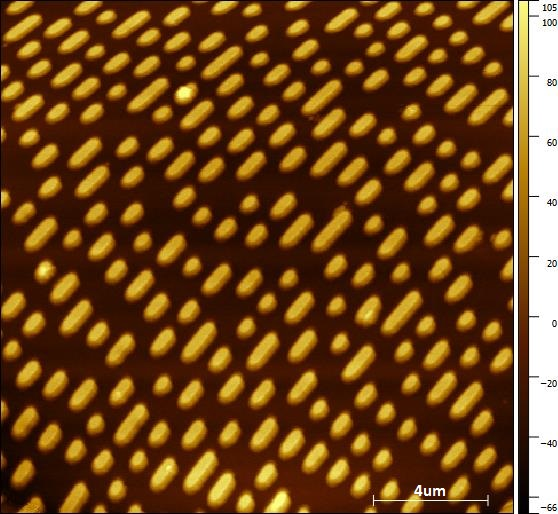
#> input picture 20151214_IC6dsLeverVia_TopoFwd.jpg, 558 x 514 px
$ jupyter execute --allow-errors 'Group project sketch code.ipynb'
#> lines starting #> are read from the running program, lines starting #| are printed output that depends on the picture
[cell 1]
import pandas as pd
import numpy as np
import matplotlib.pyplot as plt
import matplotlib.image as mpimg

[cell 2]
img=mpimg.imread('20151214_IC6dsLeverVia_TopoFwd.jpg')
#> img is the input picture: shape (514, 558, 3); mean R, G, B 109.8, 69, 25.6

[cell 3]
plt.figure(figsize=(10,10))
imgplot = plt.imshow(img)
plt.axis('off')

[cell 4]
from skimage.data import camera
from skimage.filters import roberts, sobel, sobel_h, sobel_v, scharr, \
    scharr_h, scharr_v, prewitt, prewitt_v, prewitt_h, farid_v, farid_h

image = camera()
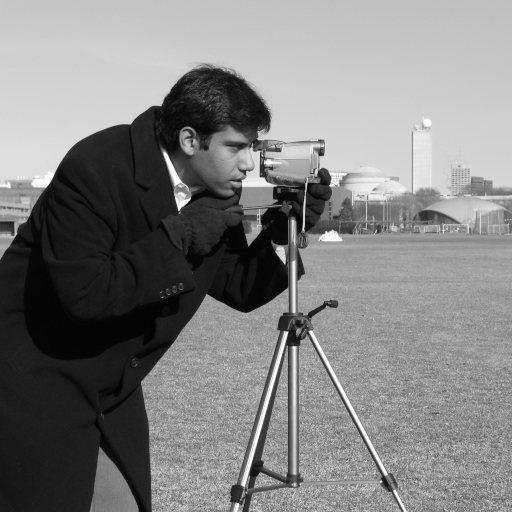
#> input picture skimage.data.camera(), 512 x 512 px
#> image is the input picture: shape (512, 512); min 0, max 255, mean 129.1
edge_roberts = roberts(image)
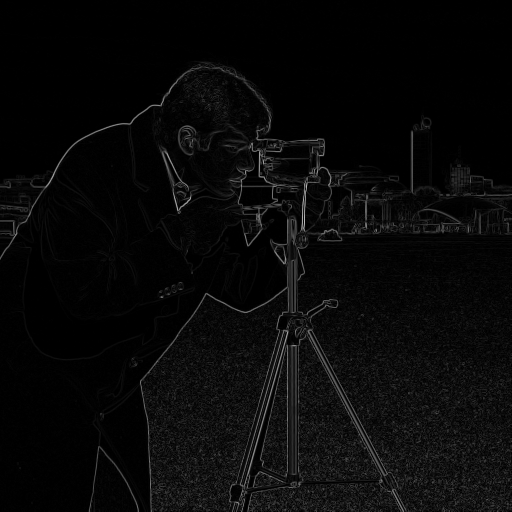
#> edge_roberts: shape (512, 512) float64; min 0, max 0.731, mean 0.0358
edge_sobel = sobel(image)

fig, ax = plt.subplots(ncols=2, sharex=True, sharey=True,
                       figsize=(8, 4))

ax[0].imshow(edge_roberts, cmap=plt.cm.gray)
ax[0].set_title('Roberts Edge Detection')

ax[1].imshow(edge_sobel, cmap=plt.cm.gray)
ax[1].set_title('Sobel Edge Detection')

for a in ax:
    a.axis('off')

plt.tight_layout()
plt.show()
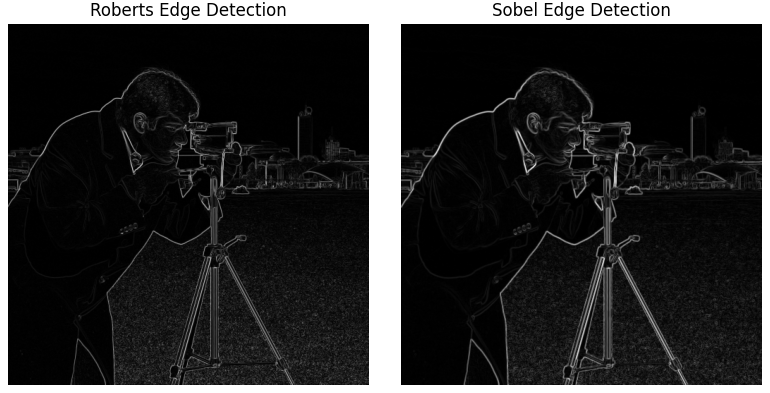
#> figure drawn by matplotlib, 2 panels

[cell 5]
import numpy as np
import matplotlib.pyplot as plt
from scipy import ndimage as ndi

from skimage import feature


# Generate noisy image of a square
im = np.zeros((128, 128))
im[32:-32, 32:-32] = 1

im = ndi.rotate(im, 15, mode='constant')
im = ndi.gaussian_filter(im, 4)
im += 0.2 * np.random.random(im.shape)

# Compute the Canny filter for two values of sigma
edges1 = feature.canny(im)
edges2 = feature.canny(im, sigma=3)

# display results
fig, (ax1, ax2, ax3) = plt.subplots(nrows=1, ncols=3, figsize=(8, 3),
                                    sharex=True, sharey=True)

ax1.imshow(im, cmap=plt.cm.gray)
ax1.axis('off')
ax1.set_title('noisy image', fontsize=20)

ax2.imshow(edges1, cmap=plt.cm.gray)
ax2.axis('off')
ax2.set_title(r'Canny filter, $\sigma=1$', fontsize=20)

ax3.imshow(edges2, cmap=plt.cm.gray)
ax3.axis('off')
ax3.set_title(r'Canny filter, $\sigma=3$', fontsize=20)

fig.tight_layout()

plt.show()
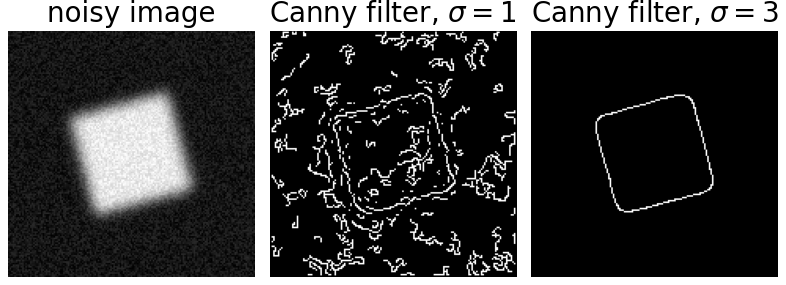
#> figure drawn by matplotlib, 3 panels
